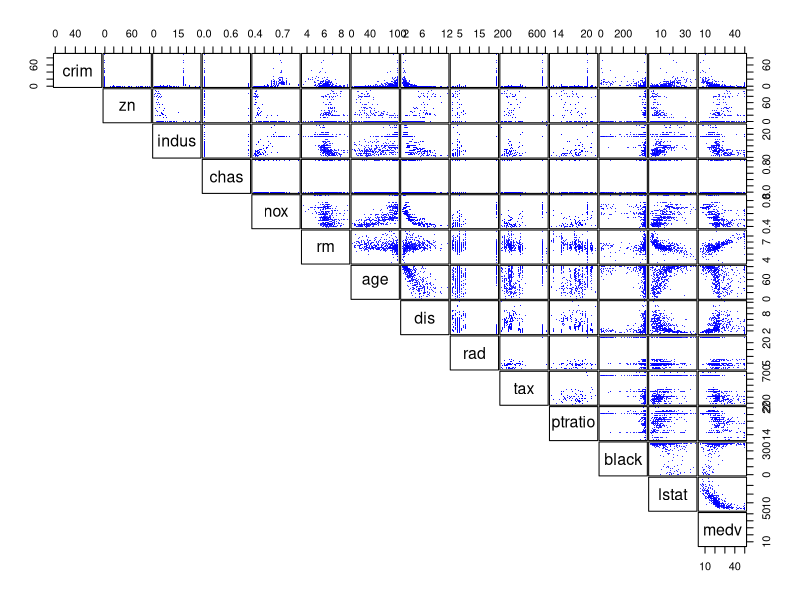
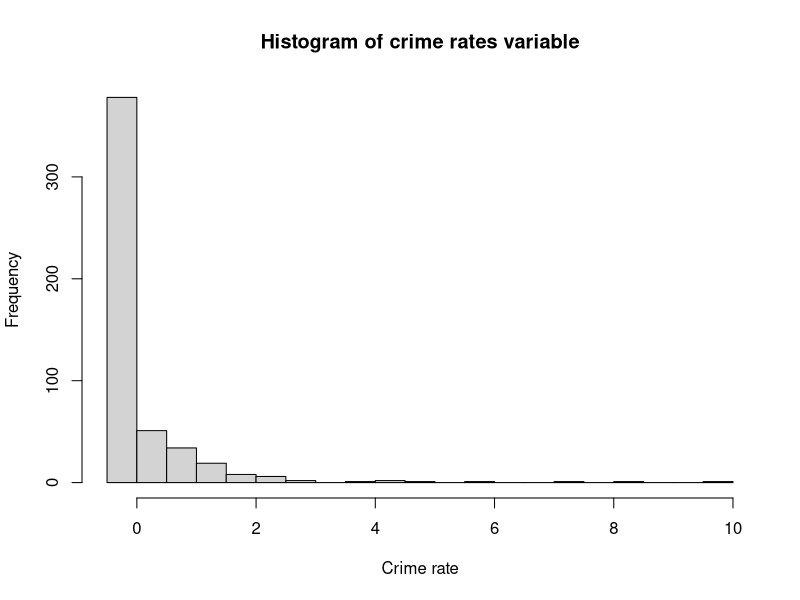
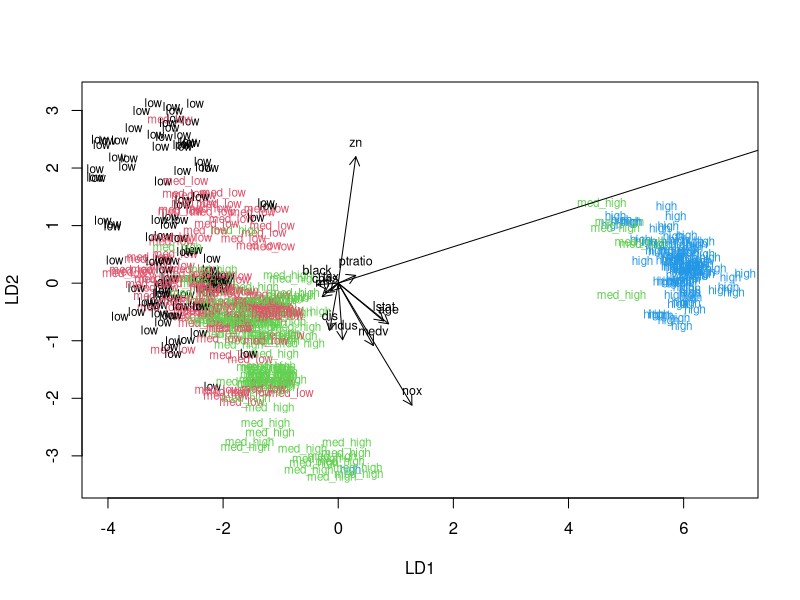
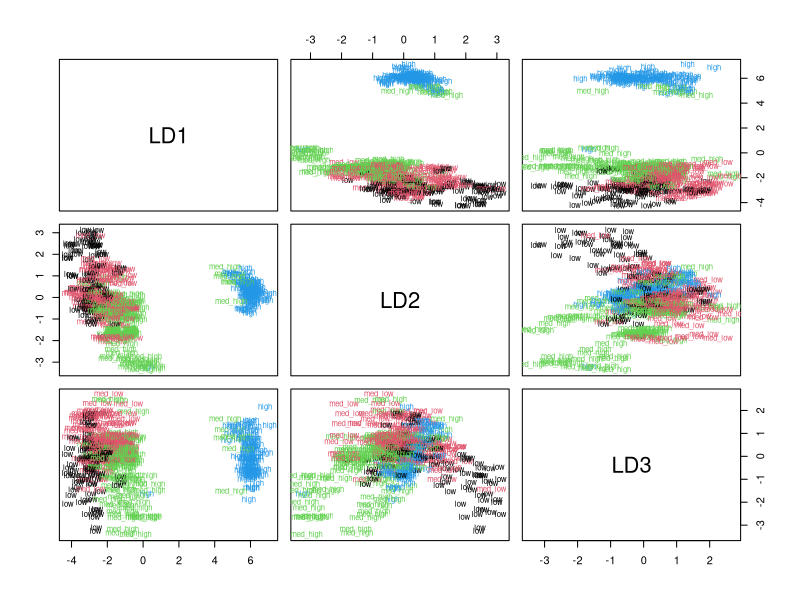
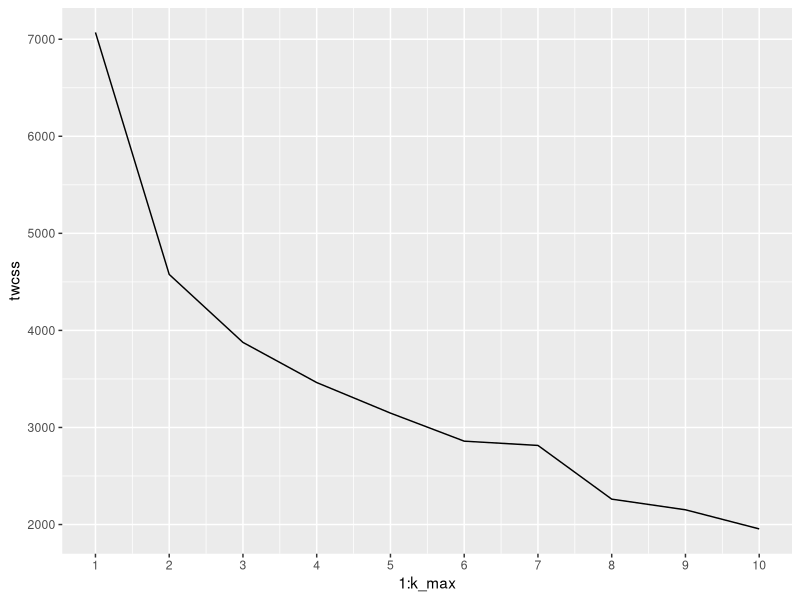
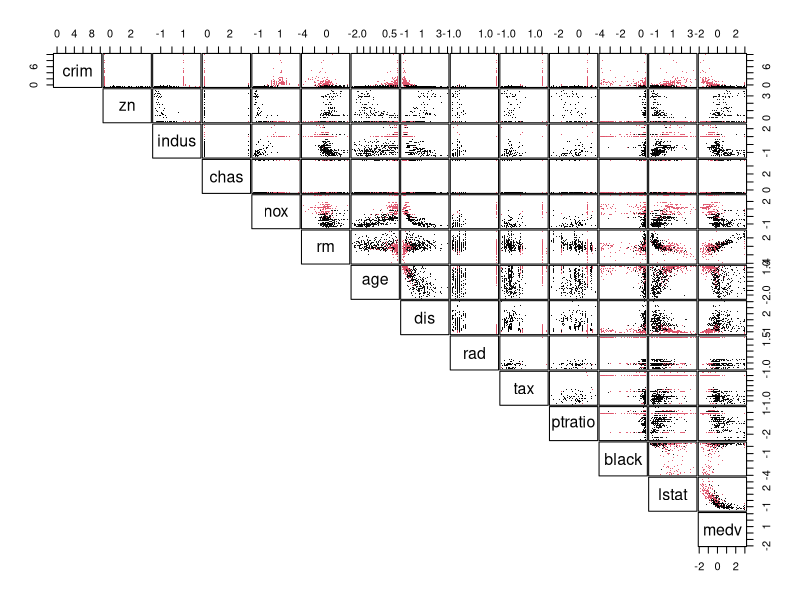

Write R code to recreate these figures, in order.
## ---- chunk 1
library(MASS)
library(scales)
str(Boston)
## ---- chunk 2
print(summary(Boston))
pairs(Boston, lower.panel = NULL, col=alpha('blue', 0.8), gap=0.1, pch='.')
## ---- chunk 3
bostonScaled=as.data.frame(scale(Boston))
summary(bostonScaled)
## ---- chunk 4
library(dplyr)
hist(bostonScaled$crim, nclass = 20, main="Histogram of crime rates variable", xlab="Crime rate")
breaks0=quantile(bostonScaled$crim)
crime <- cut(bostonScaled$crim, breaks = breaks0, include.lowest = TRUE,
              label=c("low", "med_low", "med_high", "high"))
print("Breaks are in points: ")
print(breaks0)
print("Crime as categorized variable (%): ")
print(table(crime)%>%prop.table())
bostonScaled$crim=crime
bostonScaled <- dplyr::select(bostonScaled, -crim)
bostonScaled$crim=crime
index=sample(nrow(bostonScaled), size=0.8*nrow(bostonScaled))
train=bostonScaled[index,]
test=bostonScaled[-index,]
#nrow(train); nrow(test)

## ---- chunk 5
bostonFit=lda(crim~., data=train)
print(bostonFit)

# the function for lda biplot arrows (from datacamp exercises)
lda.arrows <- function(x, myscale = 1, arrow_heads = 0.1, color = "red", tex = 0.75, choices = c(1,2)){
  heads <- coef(x)
  arrows(x0 = 0, y0 = 0, 
         x1 = myscale * heads[,choices[1]], 
         y1 = myscale * heads[,choices[2]], col=color, length = arrow_heads)
  text(myscale * heads[,choices], labels = row.names(heads), 
       cex = tex, col=color, pos=3)
}

classes <- as.numeric(train$crim)

plot(bostonFit, dimen = 2,col = classes, pch = classes)
lda.arrows(bostonFit, myscale = 3, color='black')


plot(bostonFit, dimen = 3,col = classes, pch = classes)

## ---- chunk 6
crimeTest=test$crim
test <- dplyr::select(test, -crim)
lda.pred <- predict(bostonFit, newdata = test)

table(correct = crimeTest, predicted = lda.pred$class)

# cross tabulate the results
table(correct = crimeTest, predicted = lda.pred$class)%>%prop.table(1)*100


## ---- chunk 7
library(ggplot2)
set.seed(123)
bostonScaled=as.data.frame(scale(Boston))

# determine the number of clusters
k_max <- 10

# calculate the total within sum of squares
twcss <- sapply(1:k_max, function(k){kmeans(bostonScaled, k)$tot.withinss})

# visualize the results
qplot(x = 1:k_max, y = twcss, geom = 'line') +
  scale_x_continuous(breaks=c(1,2,3,4,5,6,7,8,9,10))


# k-means clustering
km <-kmeans(bostonScaled, centers = 2)

# plot the Boston dataset with clusters
pairs(bostonScaled, lower.panel = NULL, col=alpha(km$cluster, 0.9), gap=0.1, pch='.')

